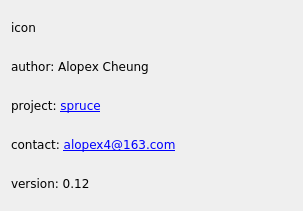
<?xml version="1.0" encoding="UTF-8"?>
<ui version="4.0">
 <class>Dialog</class>
 <widget class="QDialog" name="Dialog">
  <property name="geometry">
   <rect>
    <x>0</x>
    <y>0</y>
    <width>303</width>
    <height>211</height>
   </rect>
  </property>
  <property name="windowTitle">
   <string>Dialog</string>
  </property>
  <layout class="QVBoxLayout" name="verticalLayout_2">
   <item>
    <layout class="QVBoxLayout" name="verticalLayout">
     <item>
      <widget class="QLabel" name="iconLabel">
       <property name="font">
        <font>
         <family>DejaVu Sans</family>
        </font>
       </property>
       <property name="text">
        <string>icon</string>
       </property>
      </widget>
     </item>
     <item>
      <widget class="QLabel" name="authorLabel">
       <property name="font">
        <font>
         <family>DejaVu Sans</family>
        </font>
       </property>
       <property name="text">
        <string>author: Alopex Cheung</string>
       </property>
      </widget>
     </item>
     <item>
      <widget class="QLabel" name="projectLabel">
       <property name="font">
        <font>
         <family>DejaVu Sans</family>
        </font>
       </property>
       <property name="text">
        <string>project: &lt;a href='https://github.com/Alopex4/spruce'&gt;spruce&lt;/a&gt;</string>
       </property>
      </widget>
     </item>
     <item>
      <widget class="QLabel" name="contacLabel">
       <property name="font">
        <font>
         <family>DejaVu Sans</family>
        </font>
       </property>
       <property name="text">
        <string>contact: &lt;a href=&quot;mailto:alopex4@163.com&quot;&gt;alopex4@163.com&lt;/a&gt; 
</string>
       </property>
      </widget>
     </item>
     <item>
      <widget class="QLabel" name="versionLabel">
       <property name="font">
        <font>
         <family>DejaVu Sans</family>
        </font>
       </property>
       <property name="text">
        <string>version: 0.12</string>
       </property>
      </widget>
     </item>
    </layout>
   </item>
  </layout>
 </widget>
 <resources/>
 <connections/>
</ui>
